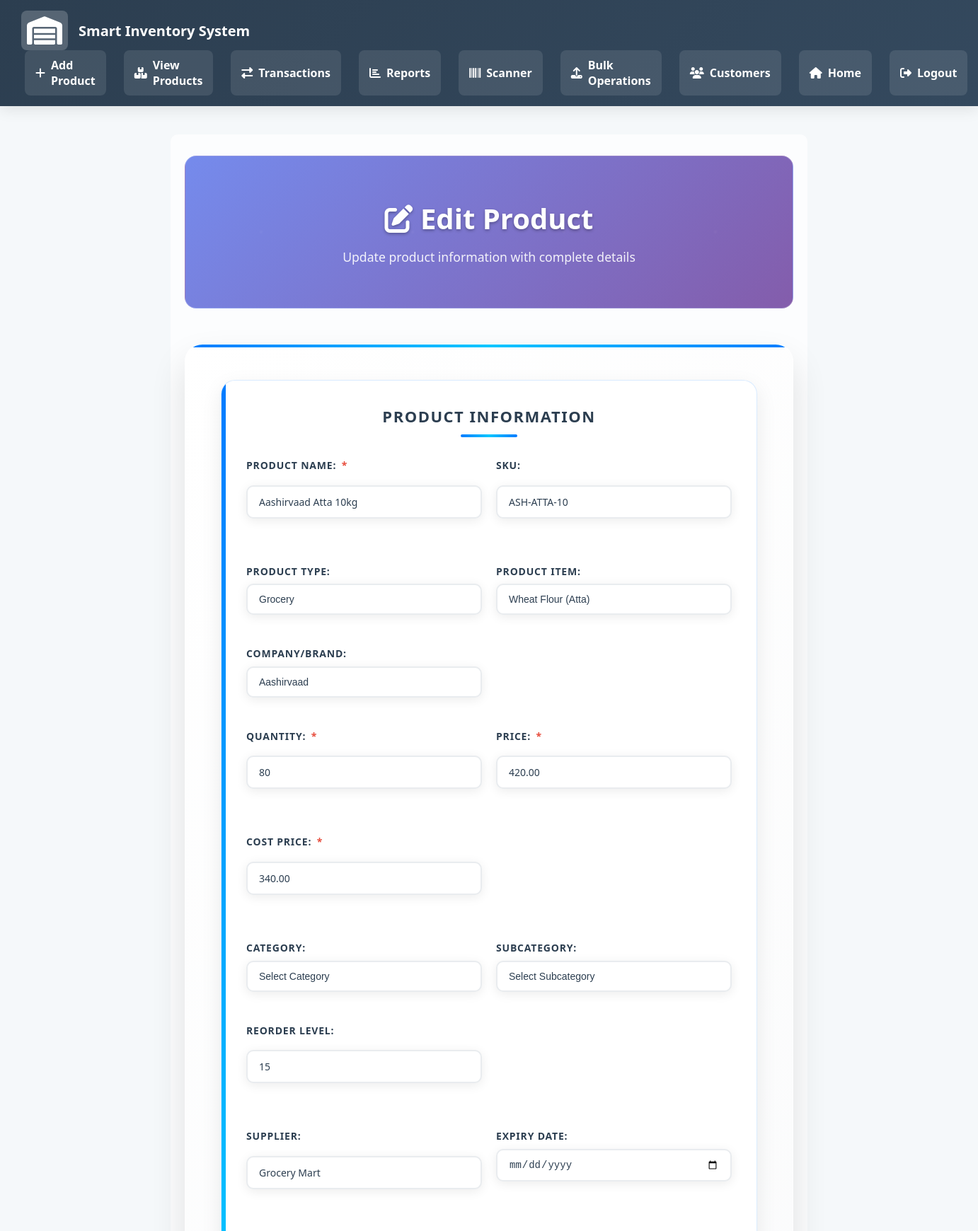
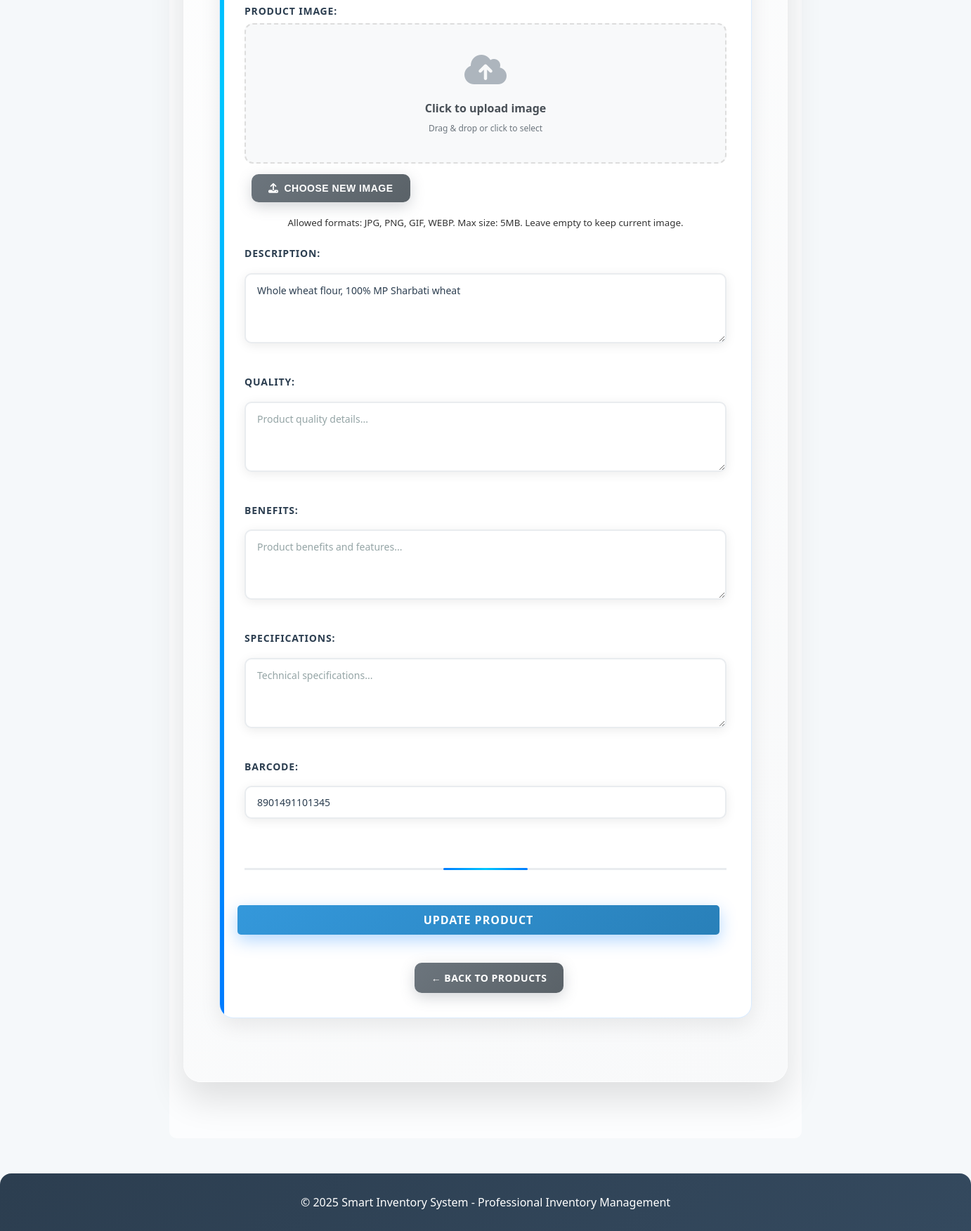
/edit_product.php?id=14 (signed in), run on the app's committed database (2 pictures, top to bottom).
### tables this page shows
CREATE TABLE `products` (
  `id` int(11) NOT NULL AUTO_INCREMENT,
  `product_type_id` int(11) DEFAULT NULL,
  `product_item_id` int(11) DEFAULT NULL,
  `company_id` int(11) DEFAULT NULL,
  `name` varchar(100) NOT NULL,
  `quantity` int(11) NOT NULL DEFAULT 0,
  `price` decimal(10,2) NOT NULL DEFAULT 0.00,
  `cost_price` decimal(10,2) NOT NULL DEFAULT 0.00,
  `description` text DEFAULT NULL,
  `quality` text DEFAULT NULL,
  `benefits` text DEFAULT NULL,
  `specifications` text DEFAULT NULL,
  `category_id` int(11) DEFAULT NULL,
  `subcategory_id` int(11) DEFAULT NULL,
  `image_path` varchar(255) DEFAULT NULL,
  `sku` varchar(50) DEFAULT NULL,
  `barcode` varchar(100) DEFAULT NULL,
  `supplier` varchar(100) DEFAULT NULL,
  `reorder_level` int(11) DEFAULT 5,
  `expiry_date` date DEFAULT NULL,
  `created_at` timestamp NOT NULL DEFAULT current_timestamp(),
  `updated_at` timestamp NOT NULL DEFAULT current_timestamp() ON UPDATE current_timestamp(),
  PRIMARY KEY (`id`),
  KEY `idx_products_name` (`name`),
  CONSTRAINT `fk_products_type` FOREIGN KEY (`product_type_id`) REFERENCES `product_types`(`id`) ON DELETE SET NULL,
  CONSTRAINT `fk_products_item` FOREIGN KEY (`product_item_id`) REFERENCES `product_items`(`id`) ON DELETE SET NULL,
  CONSTRAINT `fk_products_company` FOREIGN KEY (`company_id`) REFERENCES `companies`(`id`) ON DELETE SET NULL,
  CONSTRAINT `fk_products_category` FOREIGN KEY (`category_id`) REFERENCES `categories`(`id`) ON DELETE SET NULL,
  CONSTRAINT `fk_products_subcategory` FOREIGN KEY (`subcategory_id`) REFERENCES `subcategories`(`id`) ON DELETE SET NULL
);

CREATE TABLE `product_types` (
  `id` int(11) NOT NULL AUTO_INCREMENT,
  `name` varchar(100) NOT NULL,
  `description` text DEFAULT NULL,
  `icon` varchar(50) DEFAULT NULL,
  `created_at` timestamp NOT NULL DEFAULT current_timestamp(),
  PRIMARY KEY (`id`),
  UNIQUE KEY `ux_product_types_name` (`name`)
);

CREATE TABLE `product_items` (
  `id` int(11) NOT NULL AUTO_INCREMENT,
  `product_type_id` int(11) NOT NULL,
  `name` varchar(100) NOT NULL,
  `description` text DEFAULT NULL,
  `created_at` timestamp NOT NULL DEFAULT current_timestamp(),
  PRIMARY KEY (`id`),
  UNIQUE KEY `ux_type_item` (`product_type_id`,`name`),
  CONSTRAINT `fk_product_items_type` FOREIGN KEY (`product_type_id`) REFERENCES `product_types`(`id`) ON DELETE CASCADE
);

CREATE TABLE `companies` (
  `id` int(11) NOT NULL AUTO_INCREMENT,
  `name` varchar(100) NOT NULL,
  `description` text DEFAULT NULL,
  `logo_path` varchar(255) DEFAULT NULL,
  `website` varchar(255) DEFAULT NULL,
  `contact_info` text DEFAULT NULL,
  `created_at` timestamp NOT NULL DEFAULT current_timestamp(),
  PRIMARY KEY (`id`),
  UNIQUE KEY `ux_companies_name` (`name`)
);

### edit_product.php (the view, shortened to what the rows shown need)
<?php
include 'functions.php';
$id = $_GET['id'];
if ($_SERVER["REQUEST_METHOD"] == "POST") {
    if (!verifyCsrfToken($_POST['csrf_token'])) {
        setFlashMessage('error', 'Invalid form token. Please try again.');
        header("Location: edit_product.php?id=" . urlencode($id));
        exit;
    }
    $name = $_POST['name'];
    $quantity = $_POST['quantity'];
    $price = $_POST['price'];
    $cost_price = $_POST['cost_price'];
    $description = isset($_POST['description']) ? $_POST['description'] : '';
    $quality = isset($_POST['quality']) ? $_POST['quality'] : '';
    $benefits = isset($_POST['benefits']) ? $_POST['benefits'] : '';
    $specifications = isset($_POST['specifications']) ? $_POST['specifications'] : '';
    $product_type_id = isset($_POST['product_type_id']) && !empty($_POST['product_type_id']) ? $_POST['product_type_id'] : null;
    $product_item_id = isset($_POST['product_item_id']) && !empty($_POST['product_item_id']) ? $_POST['product_item_id'] : null;
    $company_id = isset($_POST['company_id']) && !empty($_POST['company_id']) ? $_POST['company_id'] : null;
    $category_id = isset($_POST['category_id']) && !empty($_POST['category_id']) ? $_POST['category_id'] : null;
    $subcategory_id = isset($_POST['subcategory_id']) && !empty($_POST['subcategory_id']) ? $_POST['subcategory_id'] : null;
    $sku = isset($_POST['sku']) ? $_POST['sku'] : '';
    $barcode = isset($_POST['barcode']) ? $_POST['barcode'] : '';
    $supplier = isset($_POST['supplier']) ? $_POST['supplier'] : '';
    $reorder_level = isset($_POST['reorder_level']) ? $_POST['reorder_level'] : 5;
    $expiry_date = isset($_POST['expiry_date']) ? $_POST['expiry_date'] : null;
    if ($quantity < 0 || $price <= 0 || $cost_price <= 0) {
        setFlashMessage('error', 'Quantity must be 0 or greater, Price and Cost Price must be greater than 0.');
    } else {
        $validation_errors = [];
        if ($product_type_id && !is_numeric($product_type_id)) {
            $validation_errors[] = 'Invalid product type selected.';
        }
        if ($product_item_id && !is_numeric($product_item_id)) {
            $validation_errors[] = 'Invalid product item selected.';
        }
        if ($company_id && !is_numeric($company_id)) {
            $validation_errors[] = 'Invalid company selected.';
        }
        if ($category_id && !is_numeric($category_id)) {
            $validation_errors[] = 'Invalid category selected.';
        }
        if ($subcategory_id && !is_numeric($subcategory_id)) {
            $validation_errors[] = 'Invalid subcategory selected.';
        }
        if (!empty($validation_errors)) {
            setFlashMessage('error', implode(' ', $validation_errors));
        } else {
        $image_path = isset($_POST['current_image']) ? $_POST['current_image'] : null;
        if (isset($_FILES['product_image']) && $_FILES['product_image']['error'] == 0) {
            $allowed_types = array('image/jpeg', 'image/png', 'image/gif', 'image/webp');
            $max_size = 5 * 1024 * 1024;
            if ($_FILES['product_image']['size'] > $max_size) {
                setFlashMessage('error', 'Image too large. Maximum size is 5MB.');
            } else {
                $file_extension = pathinfo($_FILES['product_image']['name'], PATHINFO_EXTENSION);
                $file_name = uniqid() . '.' . $file_extension;
                $upload_path = 'images/products/' . $file_name;
                if (!is_dir('images')) { @mkdir('images', 0755); }
                if (!is_dir('images/products')) { @mkdir('images/products', 0755); }
                if (move_uploaded_file($_FILES['product_image']['tmp_name'], $upload_path)) {
                    if ($image_path && file_exists($image_path)) {
                        unlink($image_path);
                    }
                    $image_path = $upload_path;
                } else {
                    setFlashMessage('error', 'Failed to upload new image.');
                }
            }
        }
        $stmt = $conn->prepare("UPDATE products SET name=?, quantity=?, price=?, cost_price=?, description=?, quality=?, benefits=?, specifications=?, product_type_id=?, product_item_id=?, company_id=?, category_id=?, subcategory_id=?, image_path=?, sku=?, barcode=?, supplier=?, reorder_level=?, expiry_date=? WHERE id=?");
        $stmt->bind_param("siddssssiiiiissssisi", $name, $quantity, $price, $cost_price, $description, $quality, $benefits, $specifications, $product_type_id, $product_item_id, $company_id, $category_id, $subcategory_id, $image_path, $sku, $barcode, $supplier, $reorder_level, $expiry_date, $id);
        if ($stmt->execute()) {
            setFlashMessage('success', 'Product updated successfully. <a href="view_products.php">View All Products</a>');
        } else {
            setFlashMessage('error', 'Error updating product: ' . $stmt->error);
        }
        }
    }
    header("Location: edit_product.php?id=$id");
    exit;
} else {
    $res = $conn->prepare("
        SELECT p.*, c.name as category_name, sc.name as subcategory_name
        FROM products p
        LEFT JOIN categories c ON p.category_id = c.id
        LEFT JOIN subcategories sc ON p.subcategory_id = sc.id
        WHERE p.id=?
    ");
    $res->bind_param("i", $id);
    $res->execute();
    $result = $res->get_result();
    $data = $result->fetch_assoc();
}
$product_types = array();
$product_items = array();
$companies_all = array();
$type_stmt = $conn->prepare("SELECT id, name FROM product_types ORDER BY name");
$type_stmt->execute();
$type_result = $type_stmt->get_result();
while ($row = $type_result->fetch_assoc()) {
    $product_types[] = $row;
}
$item_stmt = $conn->prepare("SELECT id, name, product_type_id FROM product_items ORDER BY name");
$item_stmt->execute();
$item_result = $item_stmt->get_result();
while ($row = $item_result->fetch_assoc()) {
    $product_items[] = $row;
}
$comp_stmt = $conn->prepare("SELECT id, name FROM companies ORDER BY name");
$comp_stmt->execute();
$comp_result = $comp_stmt->get_result();
while ($row = $comp_result->fetch_assoc()) {
    $companies_all[] = $row;
}
?>
<!DOCTYPE html>
<html lang="en">
<head>
    <link rel="stylesheet" href="style.css">
    <link rel="stylesheet" href="https://cdnjs.cloudflare.com/ajax/libs/font-awesome/6.5.0/css/all.min.css">
</head>
<body>
    <main class="dashboard">
        <div class="hero">
            <h1><i class="fas fa-edit"></i> Edit Product</h1>
        </div>
        <div class="form-container">
            <div class="form-section">
                <form method="POST" class="registration-form" enctype="multipart/form-data">
                <div class="form-row">
                    <div class="form-group">
                        <label>Product Name: <span class="required">*</span></label>
                        <input type="text" name="name" value="<?php echo htmlspecialchars($data['name']); ?>" required placeholder="Enter product name">
                    </div>
                    <div class="form-group">
                        <label>SKU:</label>
                        <input type="text" name="sku" value="<?php echo htmlspecialchars(isset($data['sku']) ? $data['sku'] : ''); ?>" placeholder="Stock Keeping Unit">
                    </div>
                </div>
                <div class="form-row">
                    <div class="form-group">
                        <label>Product Type:</label>
                        <select name="product_type_id" id="product_type_id">
                            <?php foreach ($product_types as $type): ?>
                                <option value="<?php echo $type['id']; ?>" <?php echo (isset($data['product_type_id']) && $data['product_type_id'] == $type['id']) ? 'selected' : ''; ?>><?php echo htmlspecialchars($type['name']); ?></option>
                            <?php endforeach; ?>
                        </select>
                    </div>
                    <div class="form-group">
                        <label>Product Item:</label>
                        <select name="product_item_id" id="product_item_id">
                            <?php foreach ($product_items as $item): ?>
                                <?php if (isset($data['product_type_id']) && $item['product_type_id'] == $data['product_type_id']): ?>
                                    <option value="<?php echo $item['id']; ?>" <?php echo (isset($data['product_item_id']) && $data['product_item_id'] == $item['id']) ? 'selected' : ''; ?>><?php echo htmlspecialchars($item['name']); ?></option>
                                <?php endif; ?>
                            <?php endforeach; ?>
                        </select>
                    </div>
                    <div class="form-group">
                        <label>Company/Brand:</label>
                        <select name="company_id" id="company_id">
                            <?php foreach ($companies_all as $company): ?>
                                <option value="<?php echo $company['id']; ?>" <?php echo (isset($data['company_id']) && $data['company_id'] == $company['id']) ? 'selected' : ''; ?>><?php echo htmlspecialchars($company['name']); ?></option>
                            <?php endforeach; ?>
                        </select>
                    </div>
                </div>
                <div class="form-row">
                    <div class="form-group">
                        <label>Quantity: <span class="required">*</span></label>
                        <input type="number" name="quantity" min="0" value="<?php echo $data['quantity']; ?>" required placeholder="Enter quantity">
                    </div>
                    <div class="form-group">
                        <label>Price: <span class="required">*</span></label>
                        <input type="number" name="price" step="0.01" min="0.01" value="<?php echo $data['price']; ?>" required placeholder="Selling price">
                    </div>
                    <div class="form-group">
                        <label>Cost Price: <span class="required">*</span></label>
                        <input type="number" name="cost_price" step="0.01" min="0.01" value="<?php echo $data['cost_price'] ?? 0; ?>" required placeholder="Purchase cost">
                    </div>
                </div>
                <div class="form-row">
                    <div class="form-group">
                        <label>Reorder Level:</label>
                        <input type="number" name="reorder_level" min="0" value="<?php echo isset($data['reorder_level']) ? $data['reorder_level'] : 5; ?>" placeholder="Reorder level">
                    </div>
                </div>
                <div class="form-row">
                    <div class="form-group">
                        <label>Supplier:</label>
                        <input type="text" name="supplier" value="<?php echo htmlspecialchars(isset($data['supplier']) ? $data['supplier'] : ''); ?>" placeholder="Supplier name">
                    </div>
                    <div class="form-group">
                        <label>Expiry Date:</label>
                        <input type="date" name="expiry_date" value="<?php echo isset($data['expiry_date']) ? $data['expiry_date'] : ''; ?>">
                    </div>
                </div>
                <div class="form-group">
                    <label>Description:</label>
                    <textarea name="description" rows="3" placeholder="Product description..."><?php echo htmlspecialchars(isset($data['description']) ? $data['description'] : ''); ?></textarea>
                </div>
                <div class="form-group">
                    <label>Barcode:</label>
                    <input type="text" name="barcode" value="<?php echo htmlspecialchars(isset($data['barcode']) ? $data['barcode'] : ''); ?>" placeholder="Product barcode">
                </div>
            </form>
        </div>
    </div>
    </main>
</body>
</html>

### data on the page
products: name "Aashirvaad Atta 10kg", sku "ASH-ATTA-10", product_type_id "Grocery", product_item_id "Wheat Flour (Atta)", company_id "Aashirvaad", quantity "80", price "420.00", cost_price "340.00", reorder_level "15", supplier "Grocery Mart", description "Whole wheat flour, 100% MP Sharbati wheat", barcode "8901491101345"
